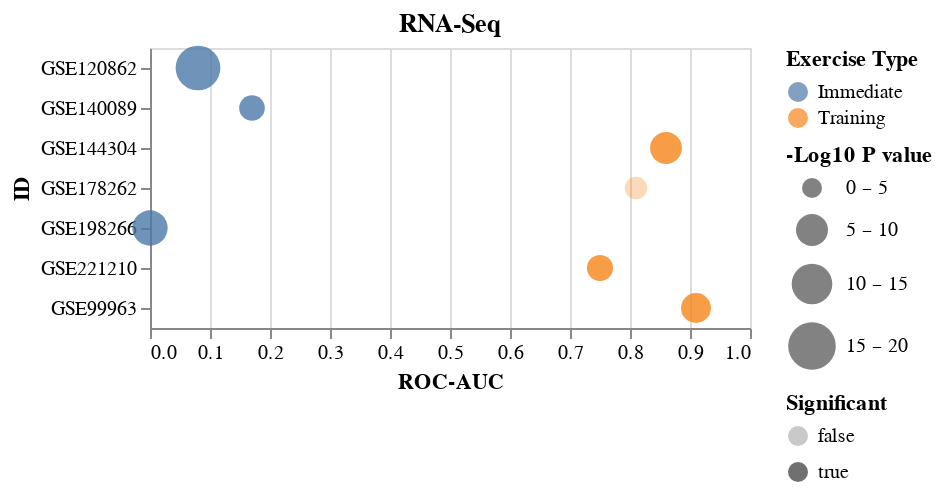

The notebook cell saved with this chart:
### Code cell
chartLst[6]

### Figure 1 — Vega-Lite specification as saved in the notebook (floating-point values rounded to 4 significant figures)
{"config": {"view": {"continuousWidth": 300, "continuousHeight": 300}}, "data": {"name": "data-38d3b019cd5ca069db67e3abf2a45af8"}, "mark": {"type": "circle"}, "encoding": {"color": {"field": "Exercise Type", "type": "nominal"}, "opacity": {"field": "Significant", "type": "nominal"}, "size": {"field": "-Log10 P value", "scale": {"bins": [0, 5, 10, 15, 20], "range": [100, 500], "reverse": false}, "type": "quantitative"}, "x": {"field": "ROC-AUC", "scale": {"domain": [0, 1]}, "type": "quantitative"}, "y": {"field": "ID", "type": "nominal"}}, "title": "RNA-Seq", "$schema": "https://vega.github.io/schema/vega-lite/v5.8.0.json", "datasets": {"data-38d3b019cd5ca069db67e3abf2a45af8": [{"ID": "GSE120862", "ROC-AUC": 0.08, "Pval": 1.51e-13, "Exercise Type": "Immediate", "-Log10 P value": 12.82, "Significant": true}, {"ID": "GSE140089", "ROC-AUC": 0.17, "Pval": 0.00853, "Exercise Type": "Immediate", "-Log10 P value": 2.069, "Significant": true}, {"ID": "GSE198266", "ROC-AUC": 0.0, "Pval": 1.61e-07, "Exercise Type": "Immediate", "-Log10 P value": 6.793, "Significant": true}, {"ID": "GSE178262", "ROC-AUC": 0.81, "Pval": 0.133, "Exercise Type": "Training", "-Log10 P value": 0.8761, "Significant": false}, {"ID": "GSE144304", "ROC-AUC": 0.86, "Pval": 1.19e-05, "Exercise Type": "Training", "-Log10 P value": 4.924, "Significant": true}, {"ID": "GSE221210", "ROC-AUC": 0.75, "Pval": 0.00548, "Exercise Type": "Training", "-Log10 P value": 2.261, "Significant": true}, {"ID": "GSE99963", "ROC-AUC": 0.91, "Pval": 0.000105, "Exercise Type": "Training", "-Log10 P value": 3.979, "Significant": true}]}}
